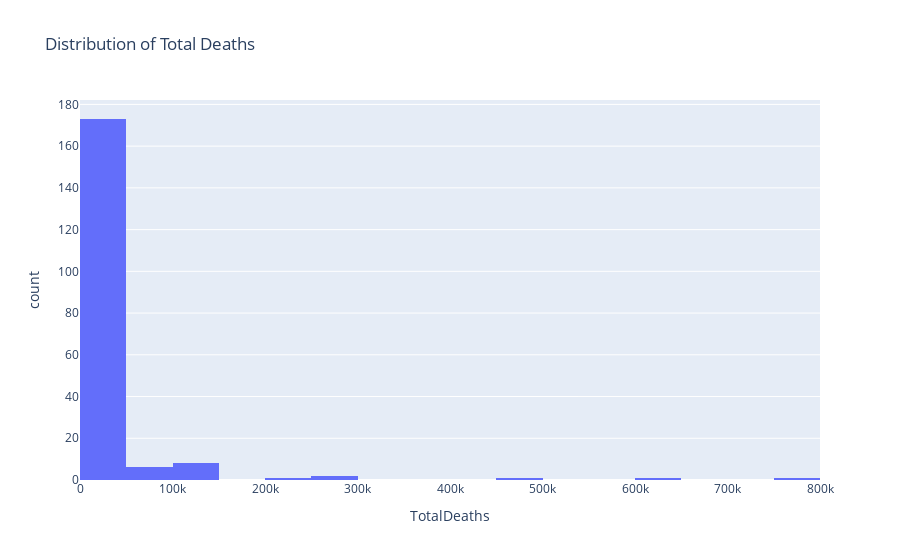

Notebook source saved alongside this figure:
### Code cell
fig3 = px.histogram(df, x='TotalDeaths', title='Distribution of Total Deaths')
fig3.show()

### Figure 1 — Plotly figure (JSON) as saved in the notebook; plotly's stock layout.template omitted (floating-point values rounded to 4 significant figures; data arrays with more than 128 entries replaced by an {"elided": "..."} marker saying what was removed)
{"data": [{"alignmentgroup": "True", "bingroup": "x", "hovertemplate": "TotalDeaths=%{x}<br>count=%{y}<extra></extra>", "legendgroup": "", "marker": {"color": "#636efa", "pattern": {"shape": ""}}, "name": "", "offsetgroup": "", "orientation": "v", "showlegend": false, "type": "histogram", "x": {"elided": "193 int values"}, "xaxis": "x", "yaxis": "y"}], "layout": {"barmode": "relative", "legend": {"tracegroupgap": 0}, "title": {"text": "Distribution of Total Deaths"}, "xaxis": {"anchor": "y", "domain": [0, 1], "title": {"text": "TotalDeaths"}}, "yaxis": {"anchor": "x", "domain": [0, 1], "title": {"text": "count"}}}}
